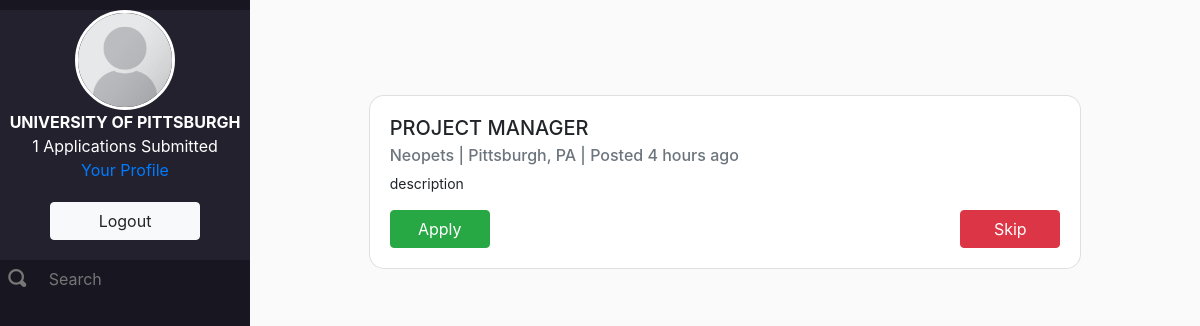
The app's page /jobs (signed in) with its own data.
### app/models.py (models this page shows)
class Listings(db.Model):
    id = db.Column(db.Integer, primary_key = True)
    emp_ID = db.Column(db.Integer, db.ForeignKey('employers.id'), nullable = False)
    name = db.Column(db.String(80), nullable = False)
    location = db.Column(db.String(80), nullable = False)
    employer = db.Column(db.String(80), nullable = False)
    posted = db.Column(db.DateTime, nullable=False,default=datetime.now())
    description = db.Column(db.String(500), nullable = False)
    applications = db.relationship('Applications', backref = 'listing_applications', lazy = True)

### app/views.py (the view)
@app.route('/jobs', methods=["GET", "POST"])
def jobs():
    if request.method == "POST":
        search = request.form['search']
        session["search"] = search
    appliedApps = models.Applications.query.filter_by(applicant_ID=session['userid'])
    skippedApps = models.Skipped.query.filter_by(applicant_ID=session['userid'])
    numApps = appliedApps.count()
    if "search" in session:
        job = models.Listings.query.filter(models.Listings.name.contains(session["search"])).order_by(models.Listings.id).first()
    else:
        job = models.Listings.query.order_by(models.Listings.id).first()
    if job:
        curID = job.id
    else:
        curID = None
    while(curID is not None and (appliedApps.filter_by(listing_ID=job.id).count()>0 or skippedApps.filter_by(listing_ID=job.id).count()>0)):
        curID = curID+1
        job = models.Listings.query.filter(models.Listings.id > curID).order_by(models.Listings.id).first()
        if (job==None):
            break
    return render_template('jobs.html', numApps=numApps, job=job)

### app/views.py (called while the page is built)
@app.template_filter()
def timesince(dt, default="just now"):
    now = datetime.utcnow()
    diff = now - dt
    periods = (
        (diff.days / 365, "year", "years"),
        (diff.days / 30, "month", "months"),
        (diff.days / 7, "week", "weeks"),
        (diff.days, "day", "days"),
        (diff.seconds / 3600, "hour", "hours"),
        (diff.seconds / 60, "minute", "minutes"),
        (diff.seconds, "second", "seconds"),
    )
    for period, singular, plural in periods:
        if period:
            return "%d %s ago" % (period, singular if period == 1 else plural)
    return default

### app/templates/jobs.html (shortened to what this page needs)
{% extends "layout.html" %}
{% block head %}
  {{ super() }}
{% endblock %}
{% block content %}
<div class="main-container">
  <div class="nav-left">
    <div class="nav-top">
      <img src="{{ url_for('static', filename='placeholder.png') }}" class="nav-pic rounded-circle">
      <span class="nav-line"><b>{{session['username']|upper}}</b></span>
      <span class="nav-line">{{numApps}} Applications Submitted</span>
      <span class="nav-line"><a href="/profile/{{session['userid']}}">Your Profile</a></span>
      <a href="/logout"><button type="button" class="btn btn-light logout-btn">Logout</button></a>
    </div>
    <div class="nav-bottom">
      <form action="" method="post">
        <div class="form-group row search-form">
          <div class="col-sm-2">
            <span class="oi oi-magnifying-glass search-icon" title="magnifying glass" aria-hidden="true"></span>
          </div>
          <div class="col-sm-10">
            <input type="text" class="form-control-plaintext search-input" id="searchBox" name="search" placeholder="Search">
          </div>
        </div>
      </form>
    </div>
  </div>
  <div class="main-content">
    {% if not job %}
      <div class="job-card">
        <b>No open job postings currently.</b>
      </div>
    {% else %}
        <div class="card job-card">
          <div class="card-body">
            <h5 class="card-title">{{job.name|upper}}</h5>
            <h6 class="card-subtitle mb-2 text-muted">{{job.employer}} | {{job.location}} | Posted {{job.posted|timesince}}</h6>
            <p class="card-text">{{job.description}}</p>
            <a href="/apply/{{job.id}}"><button type="button" class="btn btn-success card-link action-btn">Apply</button></a>
            <a href="/skip/{{job.id}}"><button type="button" class="btn btn-danger card-link float-right action-btn">Skip</button></a>
          </div>
        </div>
    {% endif %}
  </div>
</div>
{% endblock %}

### app/static/style.css (style rules this page uses)
body { background-color: #FAFAFA; }
.main-container { height: 100%; }
.nav-left { background-color: #181621; height: 100vh; width: 250px; top: 0; position: fixed; z-index: -1; text-align: center; padding-top: 10px; color: #FFF; }
.main-content { background-color: #FAFAFA; position: absolute; padding-left: 250px; height: 100%; width: 100%; z-index: -100; }
.nav-pic { height: 100px; border: 3px solid #fff; display: block; margin: auto; }
.nav-line { display: block; }
.nav-top { background-color: #23212E; }
.nav-bottom { text-align: left; color: #777; }
.search-form { margin-bottom: 0px; }
.search-icon { font-size: 18px; color: #777; text-align: center; margin: 50%; }
.search-input { color: #777; }
.logout-btn { margin: 20px 0 20px 0; width: 150px; }
.job-card { width: 75%; margin-left: auto; margin-right: auto; margin-bottom: 10%; margin-top: 10%; border-radius: 15px; }
.card-text { font-weight: normal; font-size: 14px; }
.action-btn { width: 100px; }

### records on screen
Listings: name "PROJECT MANAGER", employer "Neopets", location "Pittsburgh, PA", posted "4 hours ago", description "description"

### other values on screen
{{ session['username']|upper }} "UNIVERSITY OF PITTSBURGH"
{{ numApps }} "1"
